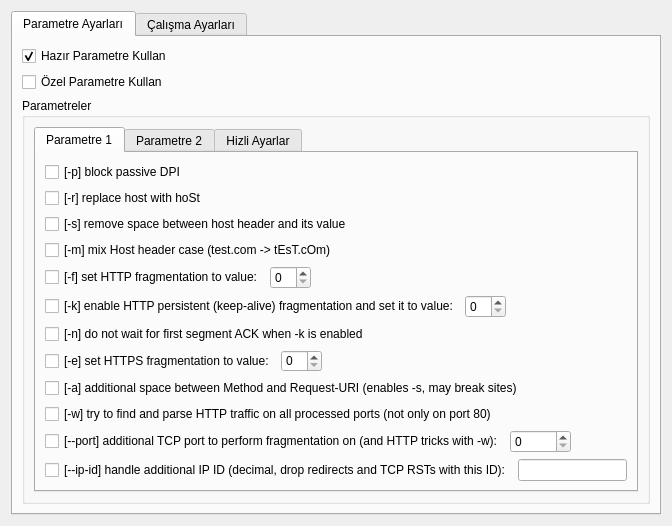
<?xml version="1.0" encoding="UTF-8"?>
<ui version="4.0">
 <class>Settings</class>
 <widget class="QWidget" name="Settings">
  <property name="geometry">
   <rect>
    <x>0</x>
    <y>0</y>
    <width>672</width>
    <height>526</height>
   </rect>
  </property>
  <property name="sizePolicy">
   <sizepolicy hsizetype="Maximum" vsizetype="Maximum">
    <horstretch>0</horstretch>
    <verstretch>0</verstretch>
   </sizepolicy>
  </property>
  <property name="minimumSize">
   <size>
    <width>672</width>
    <height>526</height>
   </size>
  </property>
  <property name="maximumSize">
   <size>
    <width>672</width>
    <height>526</height>
   </size>
  </property>
  <property name="windowTitle">
   <string>Form</string>
  </property>
  <layout class="QVBoxLayout" name="verticalLayout_2">
   <item>
    <widget class="QTabWidget" name="settingWidget">
     <property name="sizePolicy">
      <sizepolicy hsizetype="Expanding" vsizetype="Expanding">
       <horstretch>0</horstretch>
       <verstretch>0</verstretch>
      </sizepolicy>
     </property>
     <property name="currentIndex">
      <number>0</number>
     </property>
     <widget class="QWidget" name="paramTab">
      <attribute name="title">
       <string>Parametre Ayarları</string>
      </attribute>
      <layout class="QGridLayout" name="gridLayout_5">
       <item row="0" column="0">
        <widget class="QCheckBox" name="checkDefaultParam">
         <property name="text">
          <string>Hazır Parametre Kullan</string>
         </property>
         <property name="checked">
          <bool>true</bool>
         </property>
        </widget>
       </item>
       <item row="1" column="0">
        <widget class="QCheckBox" name="checkCustomParam">
         <property name="text">
          <string>Özel Parametre Kullan</string>
         </property>
        </widget>
       </item>
       <item row="2" column="0">
        <widget class="QGroupBox" name="paramBox">
         <property name="enabled">
          <bool>true</bool>
         </property>
         <property name="title">
          <string>Parametreler</string>
         </property>
         <layout class="QVBoxLayout" name="verticalLayout_3">
          <item>
           <widget class="QTabWidget" name="tabWidget">
            <property name="enabled">
             <bool>true</bool>
            </property>
            <property name="tabShape">
             <enum>QTabWidget::Rounded</enum>
            </property>
            <property name="currentIndex">
             <number>0</number>
            </property>
            <property name="elideMode">
             <enum>Qt::ElideRight</enum>
            </property>
            <widget class="QWidget" name="param1">
             <attribute name="title">
              <string>Parametre 1</string>
             </attribute>
             <layout class="QVBoxLayout" name="verticalLayout">
              <item>
               <widget class="QCheckBox" name="checkP">
                <property name="text">
                 <string>[-p] block passive DPI</string>
                </property>
               </widget>
              </item>
              <item>
               <widget class="QCheckBox" name="checkR">
                <property name="text">
                 <string>[-r] replace host with hoSt</string>
                </property>
               </widget>
              </item>
              <item>
               <widget class="QCheckBox" name="checkS">
                <property name="text">
                 <string>[-s] remove space between host header and its value</string>
                </property>
               </widget>
              </item>
              <item>
               <widget class="QCheckBox" name="checkM">
                <property name="text">
                 <string>[-m] mix Host header case (test.com -&gt; tEsT.cOm)</string>
                </property>
               </widget>
              </item>
              <item>
               <layout class="QHBoxLayout" name="horizontalLayout">
                <item>
                 <widget class="QCheckBox" name="checkF">
                  <property name="text">
                   <string>[-f] set HTTP fragmentation to value:</string>
                  </property>
                 </widget>
                </item>
                <item>
                 <widget class="QSpinBox" name="spinF"/>
                </item>
                <item>
                 <spacer name="horizontalSpacer_3">
                  <property name="orientation">
                   <enum>Qt::Horizontal</enum>
                  </property>
                  <property name="sizeHint" stdset="0">
                   <size>
                    <width>40</width>
                    <height>20</height>
                   </size>
                  </property>
                 </spacer>
                </item>
               </layout>
              </item>
              <item>
               <layout class="QHBoxLayout" name="horizontalLayout_2">
                <item>
                 <widget class="QCheckBox" name="checkK">
                  <property name="text">
                   <string>[-k] enable HTTP persistent (keep-alive) fragmentation and set it to value:</string>
                  </property>
                 </widget>
                </item>
                <item>
                 <widget class="QSpinBox" name="spinK"/>
                </item>
                <item>
                 <spacer name="horizontalSpacer_4">
                  <property name="orientation">
                   <enum>Qt::Horizontal</enum>
                  </property>
                  <property name="sizeHint" stdset="0">
                   <size>
                    <width>40</width>
                    <height>20</height>
                   </size>
                  </property>
                 </spacer>
                </item>
               </layout>
              </item>
              <item>
               <widget class="QCheckBox" name="checkN">
                <property name="text">
                 <string>[-n] do not wait for first segment ACK when -k is enabled</string>
                </property>
               </widget>
              </item>
              <item>
               <layout class="QHBoxLayout" name="horizontalLayout_3">
                <item>
                 <widget class="QCheckBox" name="checkE">
                  <property name="text">
                   <string>[-e] set HTTPS fragmentation to value:</string>
                  </property>
                 </widget>
                </item>
                <item>
                 <widget class="QSpinBox" name="spinE"/>
                </item>
                <item>
                 <spacer name="horizontalSpacer_5">
                  <property name="orientation">
                   <enum>Qt::Horizontal</enum>
                  </property>
                  <property name="sizeHint" stdset="0">
                   <size>
                    <width>40</width>
                    <height>20</height>
                   </size>
                  </property>
                 </spacer>
                </item>
               </layout>
              </item>
              <item>
               <widget class="QCheckBox" name="checkA">
                <property name="text">
                 <string>[-a] additional space between Method and Request-URI (enables -s, may break sites)</string>
                </property>
               </widget>
              </item>
              <item>
               <widget class="QCheckBox" name="checkW">
                <property name="text">
                 <string>[-w] try to find and parse HTTP traffic on all processed ports (not only on port 80)</string>
                </property>
               </widget>
              </item>
              <item>
               <layout class="QHBoxLayout" name="horizontalLayout_4">
                <item>
                 <widget class="QCheckBox" name="checkPort">
                  <property name="text">
                   <string>[--port] additional TCP port to perform fragmentation on (and HTTP tricks with -w):</string>
                  </property>
                 </widget>
                </item>
                <item>
                 <widget class="QSpinBox" name="spinPort">
                  <property name="maximum">
                   <number>65535</number>
                  </property>
                 </widget>
                </item>
                <item>
                 <spacer name="horizontalSpacer_7">
                  <property name="orientation">
                   <enum>Qt::Horizontal</enum>
                  </property>
                  <property name="sizeHint" stdset="0">
                   <size>
                    <width>40</width>
                    <height>20</height>
                   </size>
                  </property>
                 </spacer>
                </item>
               </layout>
              </item>
              <item>
               <layout class="QHBoxLayout" name="horizontalLayout_5">
                <item>
                 <widget class="QCheckBox" name="checkIpId">
                  <property name="text">
                   <string>[--ip-id] handle additional IP ID (decimal, drop redirects and TCP RSTs with this ID):</string>
                  </property>
                 </widget>
                </item>
                <item>
                 <widget class="QLineEdit" name="lineIpId"/>
                </item>
               </layout>
              </item>
             </layout>
            </widget>
            <widget class="QWidget" name="param2">
             <attribute name="title">
              <string>Parametre 2</string>
             </attribute>
             <layout class="QGridLayout" name="gridLayout_8">
              <item row="0" column="0">
               <layout class="QHBoxLayout" name="horizontalLayout_6">
                <item>
                 <widget class="QCheckBox" name="checkDnsAddr">
                  <property name="text">
                   <string>[--dns-addr] redirect UDP DNS requests to the supplied IP address (experimental):</string>
                  </property>
                 </widget>
                </item>
                <item>
                 <widget class="QLineEdit" name="lineDnsAddr"/>
                </item>
               </layout>
              </item>
              <item row="1" column="0">
               <layout class="QHBoxLayout" name="horizontalLayout_7">
                <item>
                 <widget class="QCheckBox" name="checkDnsPort">
                  <property name="text">
                   <string>[--dns-port] redirect UDP DNS requests to the supplied port (53 by default)</string>
                  </property>
                 </widget>
                </item>
                <item>
                 <widget class="QSpinBox" name="spinDnsPort">
                  <property name="minimumSize">
                   <size>
                    <width>75</width>
                    <height>0</height>
                   </size>
                  </property>
                 </widget>
                </item>
                <item>
                 <spacer name="horizontalSpacer">
                  <property name="orientation">
                   <enum>Qt::Horizontal</enum>
                  </property>
                  <property name="sizeHint" stdset="0">
                   <size>
                    <width>40</width>
                    <height>20</height>
                   </size>
                  </property>
                 </spacer>
                </item>
               </layout>
              </item>
              <item row="2" column="0">
               <layout class="QHBoxLayout" name="horizontalLayout_8">
                <item>
                 <widget class="QCheckBox" name="checkDnsv6Addr">
                  <property name="text">
                   <string>[--dnsv6-addr] redirect UDPv6 DNS requests to the supplied IPv6 address (experimental):</string>
                  </property>
                 </widget>
                </item>
                <item>
                 <widget class="QLineEdit" name="lineDnsv6Addr"/>
                </item>
               </layout>
              </item>
              <item row="3" column="0">
               <layout class="QHBoxLayout" name="horizontalLayout_9">
                <item>
                 <widget class="QCheckBox" name="checkDnsv6Port">
                  <property name="text">
                   <string>[--dnsv6-port] redirect UDPv6 DNS requests to the supplied port (53 by default)</string>
                  </property>
                 </widget>
                </item>
                <item>
                 <widget class="QSpinBox" name="spinDnsv6Port">
                  <property name="minimumSize">
                   <size>
                    <width>75</width>
                    <height>0</height>
                   </size>
                  </property>
                 </widget>
                </item>
                <item>
                 <spacer name="horizontalSpacer_2">
                  <property name="orientation">
                   <enum>Qt::Horizontal</enum>
                  </property>
                  <property name="sizeHint" stdset="0">
                   <size>
                    <width>40</width>
                    <height>20</height>
                   </size>
                  </property>
                 </spacer>
                </item>
               </layout>
              </item>
              <item row="4" column="0">
               <widget class="QCheckBox" name="checkBlacklist">
                <property name="text">
                 <string>[--blacklist] perform HTTP tricks only to host names and subdomains from
                          supplied text file. This option can be supplied multiple times.</string>
                </property>
               </widget>
              </item>
             </layout>
            </widget>
            <widget class="QWidget" name="quickSetting">
             <attribute name="title">
              <string>Hizli Ayarlar</string>
             </attribute>
             <layout class="QGridLayout" name="gridLayout_6">
              <item row="1" column="0">
               <widget class="QGroupBox" name="groupQuickSettings">
                <property name="title">
                 <string>Hazir ayarlar</string>
                </property>
                <layout class="QGridLayout" name="gridLayout_7">
                 <item row="0" column="0">
                  <widget class="QRadioButton" name="radioQuick1">
                   <property name="text">
                    <string>[-1] -p -r -s -f 2 -k 2 -n -e 2 (most compatible mode, default)</string>
                   </property>
                  </widget>
                 </item>
                 <item row="2" column="0">
                  <widget class="QRadioButton" name="radioQuick3">
                   <property name="text">
                    <string>[-3] -p -r -s -e 40 (better speed for HTTP and HTTPS)</string>
                   </property>
                  </widget>
                 </item>
                 <item row="1" column="0">
                  <widget class="QRadioButton" name="radioQuick2">
                   <property name="text">
                    <string>[-2] -p -r -s -f 2 -k 2 -n -e 40 (better speed for HTTPS yet still compatible)</string>
                   </property>
                  </widget>
                 </item>
                 <item row="3" column="0">
                  <widget class="QRadioButton" name="radioQuick4">
                   <property name="text">
                    <string>[-4] -p -r -s (best speed)</string>
                   </property>
                  </widget>
                 </item>
                </layout>
               </widget>
              </item>
              <item row="0" column="0">
               <widget class="QCheckBox" name="checkQuickSettings">
                <property name="text">
                 <string>Hizli ayarlari aktif et</string>
                </property>
               </widget>
              </item>
             </layout>
            </widget>
           </widget>
          </item>
         </layout>
        </widget>
       </item>
      </layout>
     </widget>
     <widget class="QWidget" name="runTab">
      <attribute name="title">
       <string>Çalışma Ayarları</string>
      </attribute>
      <layout class="QGridLayout" name="gridLayout_2">
       <item row="0" column="0">
        <widget class="QCheckBox" name="trayBox">
         <property name="text">
          <string>Sistem Tepsisine Küçült</string>
         </property>
         <property name="checked">
          <bool>true</bool>
         </property>
        </widget>
       </item>
       <item row="2" column="0">
        <widget class="QCheckBox" name="scheduleBox">
         <property name="text">
          <string>Çalışma Saatleri Ayarla</string>
         </property>
        </widget>
       </item>
       <item row="3" column="0">
        <widget class="QGroupBox" name="scheduleSettings">
         <property name="enabled">
          <bool>false</bool>
         </property>
         <property name="title">
          <string>Çalışma Saatleri</string>
         </property>
         <widget class="QDateTimeEdit" name="startTime">
          <property name="geometry">
           <rect>
            <x>50</x>
            <y>90</y>
            <width>51</width>
            <height>22</height>
           </rect>
          </property>
          <property name="displayFormat">
           <string>HH:mm</string>
          </property>
         </widget>
         <widget class="QDateTimeEdit" name="endTime">
          <property name="geometry">
           <rect>
            <x>170</x>
            <y>100</y>
            <width>51</width>
            <height>22</height>
           </rect>
          </property>
          <property name="displayFormat">
           <string>HH:mm</string>
          </property>
          <property name="calendarPopup">
           <bool>false</bool>
          </property>
          <property name="timeSpec">
           <enum>Qt::LocalTime</enum>
          </property>
         </widget>
        </widget>
       </item>
       <item row="1" column="0">
        <widget class="QCheckBox" name="startupBox">
         <property name="text">
          <string>Başlangıçta Otomatik Çalıştır</string>
         </property>
        </widget>
       </item>
      </layout>
     </widget>
    </widget>
   </item>
  </layout>
 </widget>
 <resources/>
 <connections/>
</ui>
